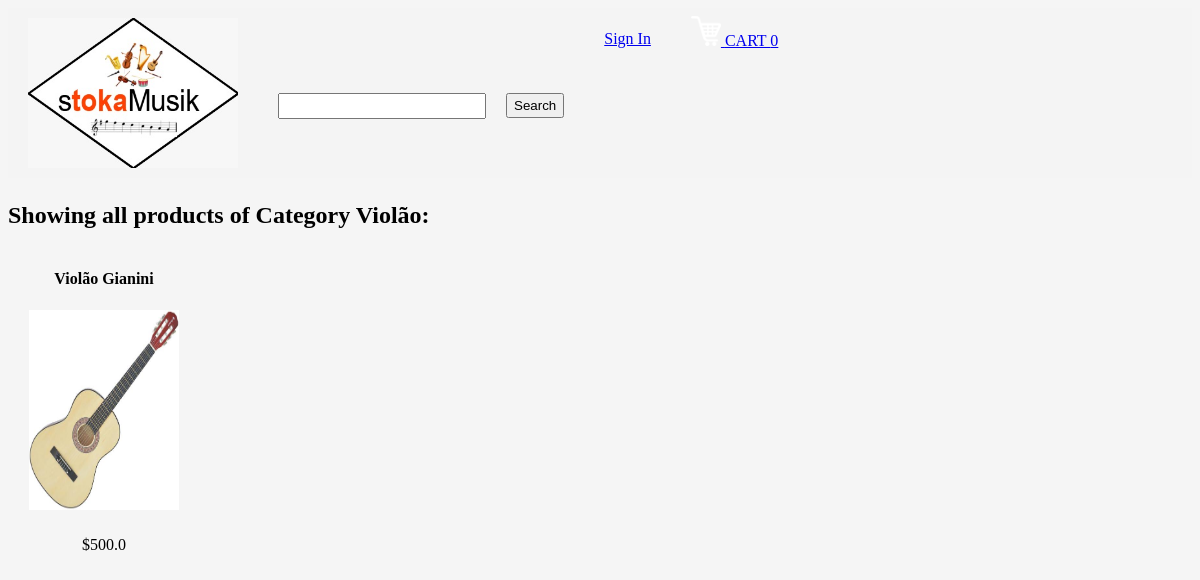
The page /displayCategory?categoryId=2 on the database its author committed.
### tables this page shows
CREATE TABLE categories
  (categoryId INTEGER PRIMARY KEY,
  name TEXT
  );

CREATE TABLE products
  (productId INTEGER PRIMARY KEY,
  name TEXT,
  price REAL,
  description TEXT,
  image TEXT,
  stock INTEGER,
  categoryId INTEGER,
  FOREIGN KEY(categoryId) REFERENCES categories(categoryId)
  );

### main.py (the view)
@app.route('/displayCategory')
def displayCategory():
        loggedIn, firstName, noOfItems = getLoginDetails()
        categoryId = request.args.get("categoryId")
        with sqlite3.connect('database.db') as conn:
            cur = conn.cursor()
            cur.execute("SELECT products.productId, products.name, products.price, products.image, categories.name FROM products, categories WHERE products.categoryId = categories.categoryId AND categories.categoryId = ?", (categoryId, ))
            data = cur.fetchall()
        conn.close()
        categoryName = data[0][4]
        data = parse(data)
        return render_template('displayCategory.html', data=data, loggedIn=loggedIn, firstName=firstName, noOfItems=noOfItems, categoryName=categoryName)

### main.py (called while the page is built)
def getLoginDetails():
    with sqlite3.connect('database.db') as conn:
        cur = conn.cursor()
        if 'email' not in session:
            loggedIn = False
            firstName = ''
            noOfItems = 0
        else:
            loggedIn = True
            cur.execute("SELECT userId, firstName FROM users WHERE email = ?", (session['email'], ))
            userId, firstName = cur.fetchone()
            cur.execute("SELECT count(productId) FROM kart WHERE userId = ?", (userId, ))
            noOfItems = cur.fetchone()[0]
    return (loggedIn, firstName, noOfItems)

def parse(data):
    ans = []
    i = 0
    while i < len(data):
        curr = []
        for j in range(7):
            if i >= len(data):
                break
            curr.append(data[i])
            i += 1
        ans.append(curr)
    return ans

### templates/displayCategory.html (shortened to what this page needs)
<!DOCTYPE HTML>
<html>
<head>
<link rel="stylesheet" href={{ url_for('static', filename='css/home.css') }} />
<link rel="stylesheet" href={{ url_for('static', filename='css/topStyle.css') }} />
</head>
<body>
<div id="title">
	<a href="/">
		<img id="logo" src= {{ url_for('static', filename='images/stoka_logo.jpeg') }} />
	</a>
	<form>
		<input id="searchBox" type="text" name="searchQuery">
		<input id="searchButton" type="submit" value="Search">
	</form>
	{% if not loggedIn %}
	<div id="signInButton">
		<a class="link" href="/loginForm">Sign In</a>
	</div>
	{% endif %}
	<div id="kart">
		<a class="link" href="/cart">
			<img src={{url_for('static', filename='images/shoppingCart.png')}} id="cartIcon" />
			CART {{noOfItems}}
		</a>
	</div>
</div>
<div>
	<h2>Showing all products of Category {{categoryName}}:</h2>
	{% for itemData in data %}
	<table>
		<tr id="productName">
			{% for row in itemData %}
			<td>
				{{row[1]}}
			</td>
			{% endfor %}
		</tr>
		<tr id="productImage">
			{% for row in itemData %}
			<td>
				<a href="/productDescription?productId={{row[0]}}">
					<img src={{ url_for('static', filename='uploads/' + row[3]) }} id="itemImage" />
				</a>
			</td>
			{% endfor %}
		</tr>
		<tr id="productPrice">
			{% for row in itemData %}
			<td>
				${{row[2]}}
			</td>
			{% endfor %}
		</tr>
	</table>
	{% endfor %}
</div>
</body>
</html>

### static/css/home.css (style rules this page uses)
body { background-color: rgba(245, 245, 245, 0.938); }
#itemImage { height: 200px; width: 150px; }
table { border-spacing: 20px; }
#productName { text-align: center; font-weight: bold; }
#productPrice { text-align: center; }

### static/css/topStyle.css (style rules this page uses)
#logo { height: 150px; width: 210px; margin-left: 20px; margin-top: 10px; margin-bottom: 10px; margin-right: 20px; float: left; }
#title { background-color: rgba(245, 245, 245, 0.938); display: inline-block; width: 100%; text-decoration-color: blue; }
#searchBox { height: 20px; width: 200px; margin-left: 20px; margin-top: 85px; margin-bottom: 20px; margin-right: 20px; float: left; font-size: 1.5em; }
#searchButton { height: 25px; margin-top: 85px; margin-bottom: 20px; margin-right: 20px; float: left; }
#signInButton { color: yellow; margin-top: 22px; margin-bottom: 20px; margin-left: 20px; margin-right: 20px; float: left; }
#kart { color: white; margin-top: 8px; margin-bottom: 20px; margin-left: 20px; margin-right: 20px; float: left; }
#cartIcon { height: 30px; width: 30px; }

### rows shown on the page
categories: name "Violão"
products: name "Violão Gianini", image (picture), price "500.0"

### other values the page prints
{{ noOfItems }} "0"
